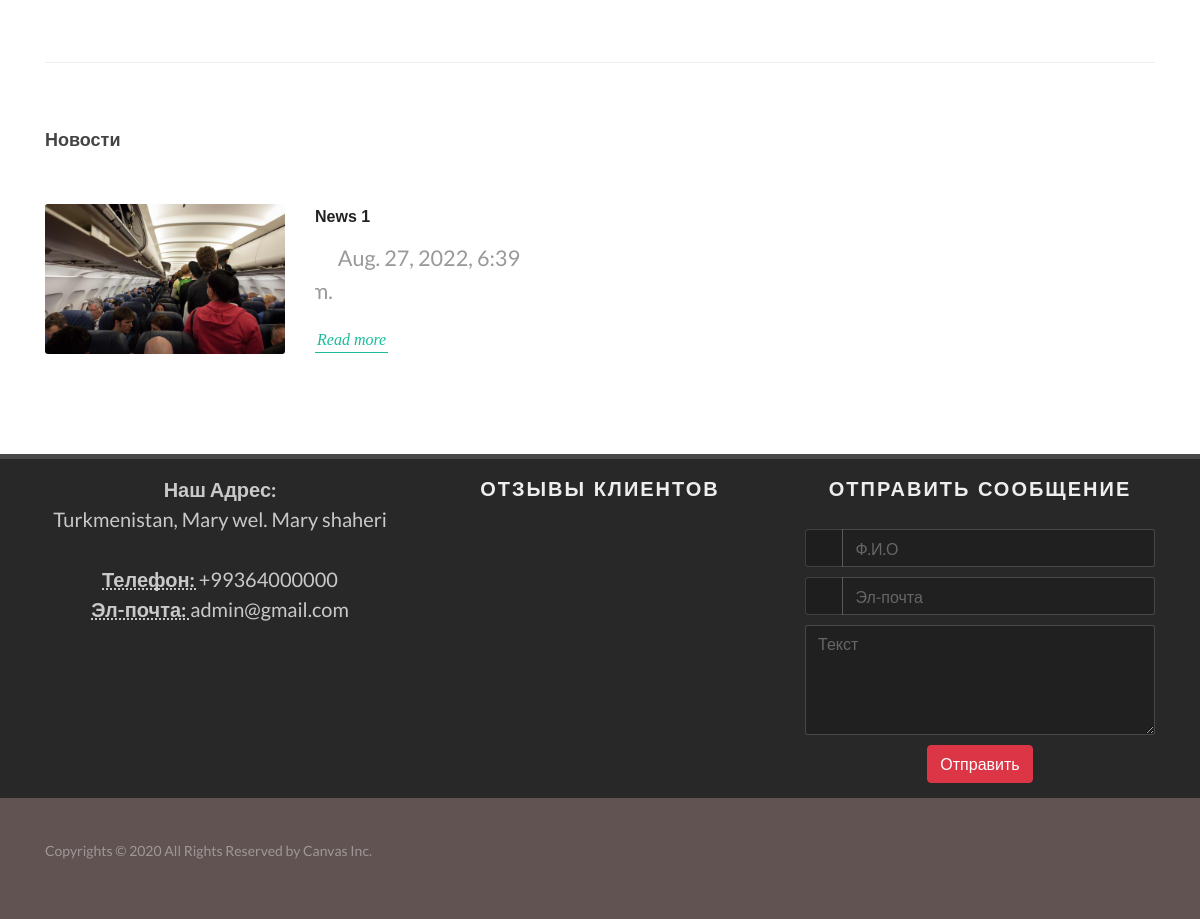
Before: /news_detail/2/ (lower part) with the older database file.
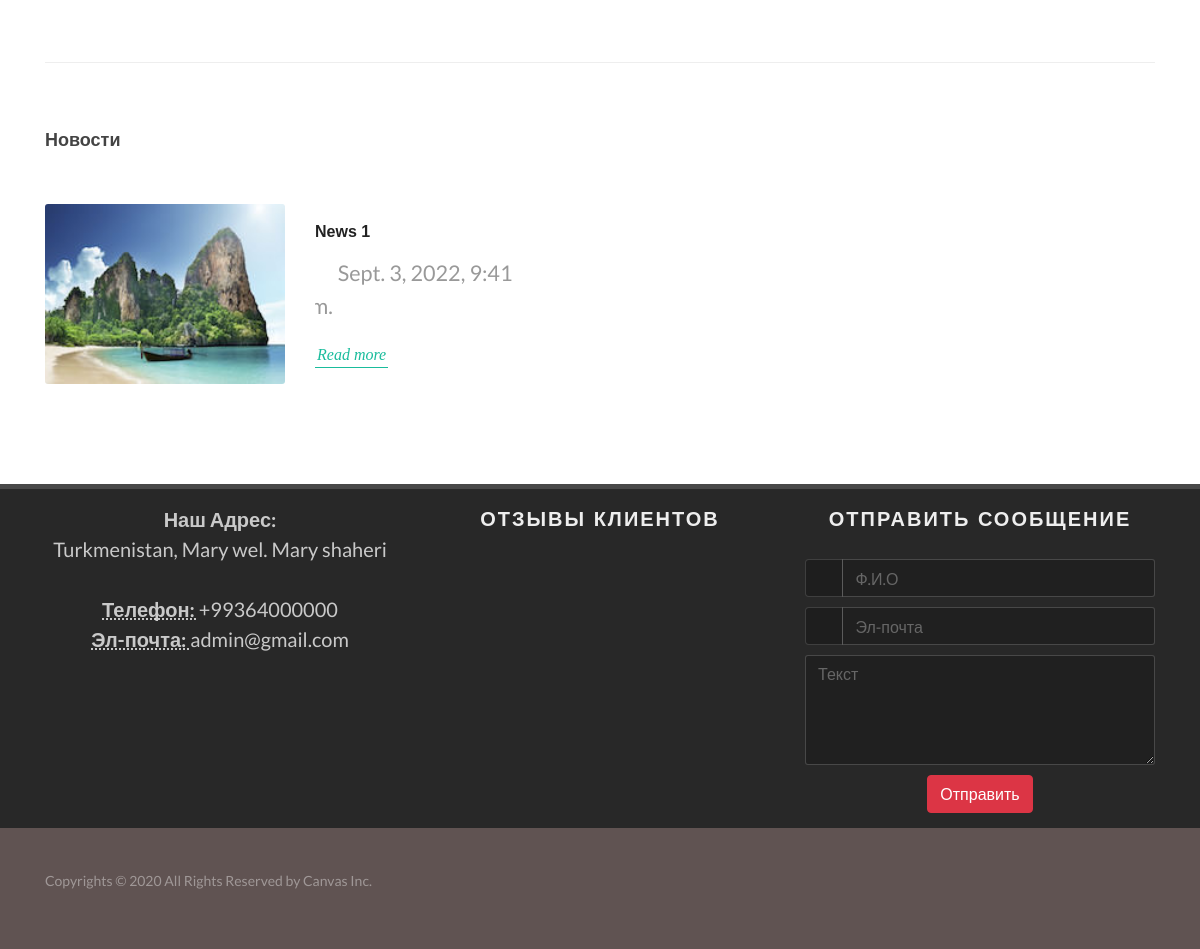
After: the same page with the newer database file.
### tours/models.py (models this page shows, shortened)
class News(models.Model):
    name = models.CharField(max_length=255)
    image = models.ImageField(upload_to="news_image/")
    description = models.TextField()
    created = models.DateTimeField(auto_now_add=True)
    updated = models.DateTimeField(auto_now=True)
    class Meta:
        verbose_name_plural = "Новости"
        ordering = ("-updated",)

### tours/views.py (the view, shortened to what this page needs)
# urls.py: path("news_detail/<int:pk>/", views.news_detail, name="news_detail"),
def news_detail(request, pk):
    news_detail = News.objects.get(id=pk)
    banner = BannerNewsPage.objects.last()
    news = News.objects.all()
    context = {
        "news_detail":news_detail,
        "news":news,
        "banner":banner,
        "contacts":contact,
        "feedbacks":feedbacks,
    }
    return render(request, "news_detail.html", context)

### tours/context_processors.py (called while the page is built)
def countries(request):
    return {
        "countries":Country.objects.all()
    }

### templates/news_detail.html (shortened to what this page needs)
{% extends 'base.html' %}
{% load static %}
{% block content %}
<section id="content">
	<div class="content-wrap">
		<div class="container">
			<div class="line"></div>
			<h4>Новости</h4>
			<div class="row posts-md col-mb-50 mb-0">
				{% for news in news %}
				{% if news_detail.id != news.id %}
				<div class="entry col-md-6">
					<div class="grid-inner row align-items-center">
						<div class="col-lg-6">
							<div class="entry-image mb-0">
								<a href="#"><img src="{{news.image.url}}" alt="Paris"></a>
							</div>
						</div>
						<div class="col-lg-6 mt-3 mt-lg-0">
							<div class="entry-title title-xs nott">
								<h3><a href="#">{{news.name}}</a></h3>
							</div>
							<div class="entry-meta">
								<ul>
									<li><i class="icon-calendar3"></i>{{news.updated}}</li>
								</ul>
							</div>
							<div class="entry-content">
								<a href="{% url 'news_detail' news.id %}" class="more-link">Read more</a>
							</div>
						</div>
					</div>
				</div>
				{% endif %}
				{% endfor %}
			</div>
		</div>
	</div>
</section>
{% endblock %}

Changed rows visible on the page:
changed News "News 1": image: a different picture; updated "Aug. 27, 2022, 6:39…" → "Sept. 3, 2022, 9:41…"
